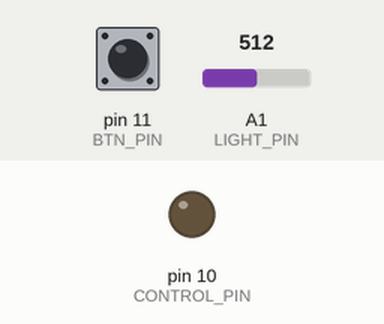
This sketch was run on a simulated Arduino Uno, built with avr-gcc and run on an emulated ATmega328P. Shown: output pins drawn as LEDs (lit = HIGH). The inputs (shaded band) are chosen by the test bench; at power-on: pin 11 (BTN_PIN) HIGH, A1 (LIGHT_PIN) = 512.

Above: at 1.2 s.
1.3 s: pin 11 (BTN_PIN) pulled LOW for 0.15 s
At 2.6 s:
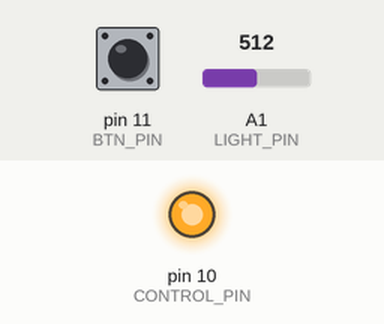
3.3 s: pin 11 (BTN_PIN) pulled LOW for 1 s
At 4.1 s:
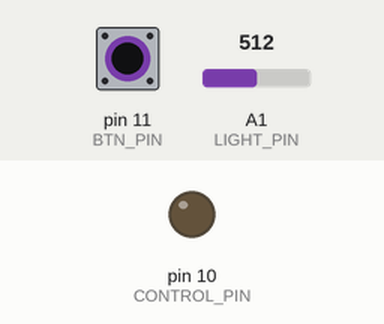
5.8 s: pin 11 (BTN_PIN) pulled LOW for 0.15 s
At 7.2 s:
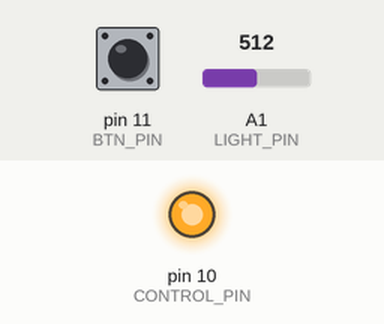
7.6 s: pin 11 (BTN_PIN) pulled LOW for 3.2 s
At 8.6 s:
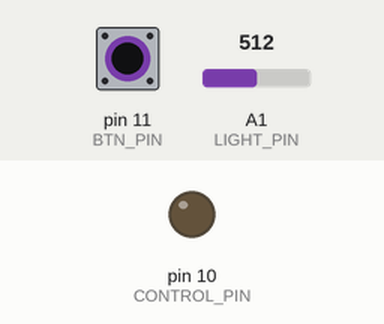
Timing chart, 0 to 10.6 s (numbered marks = the images above; inputs shaded):
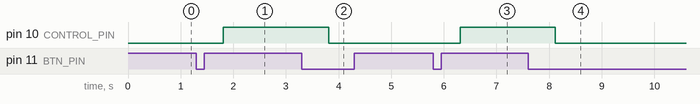

Measured:
- after the input at 1.3 s, pin 10 (CONTROL_PIN): LOW → HIGH after 0.51 s
- after the input at 3.3 s, pin 10 (CONTROL_PIN): HIGH → LOW after 0.51 s
- after the input at 5.8 s, pin 10 (CONTROL_PIN): LOW → HIGH after 0.51 s
- after the input at 7.6 s, pin 10 (CONTROL_PIN): HIGH → LOW after 0.51 s

The sketch:

Arduino.ino
```cpp
#define CONTROL_PIN 10
#define BTN_PIN 11
#define LIGHT_PIN A1

// How much daylight should we see to switch the lights ON
#define DAYLIGHT_TIMEOUT 10800000L // 3 hours
// Above this reading, we asusme the day has come
#define DAY_THRESHOLD 150
// Below this reading, we assume night fell
#define NIGHT_THRESHOLD 50

#define DAYTIME 1
#define NIGHTTIME 0

int lastKnownBtnState = LOW;
int currentLightState = LOW;
int lastKnownDayState = NIGHTTIME;
unsigned long daylightTime; // last known transition to daylight

void setup()
{
  Serial.begin(9600);
}

void loop()
{
  int buttonState = digitalRead(BTN_PIN);
  if (buttonState == LOW && lastKnownBtnState == HIGH) {
    // Button was pressed, switching the light
    switchLight();
  }
  lastKnownBtnState = buttonState;

  int lightData = analogRead(LIGHT_PIN);
  // Transition from night to day
  if (lightData > DAY_THRESHOLD && lastKnownDayState == NIGHTTIME) {
    lastKnownDayState = DAYTIME;
    daylightTime = millis();
  }
  // Transition to night
  if (lightData < NIGHT_THRESHOLD && lastKnownDayState == DAYTIME) {
    // If day lasted long enough, let's turn on the lights
    if ((millis() - daylightTime) > DAYLIGHT_TIMEOUT) {
      turnOn();
    }
    lastKnownDayState = NIGHTTIME;
  }
}


void switchLight()
{
  if (currentLightState == LOW) {
    turnOn();
  } else {
    turnOff();
  }
}

void turnOn()
{
  // To make it safe to use turn* multiple times in a row
  if (currentLightState == HIGH) {
    digitalWrite(CONTROL_PIN, HIGH);
    return;
  }
  for (int i=0; i<255; i++) {
    analogWrite(CONTROL_PIN, i);
    delay(2);
  }
  digitalWrite(CONTROL_PIN, HIGH);
  currentLightState = HIGH;
}

void turnOff()
{
  // To make it safe to use turn* multiple times in a row
  if (currentLightState == LOW) {
    digitalWrite(CONTROL_PIN, LOW);
    return;
  }
  for (int i=255; i>0; i--) {
    analogWrite(CONTROL_PIN, i);
    delay(2);
  }
  digitalWrite(CONTROL_PIN, LOW);
  currentLightState = LOW;
}
```
